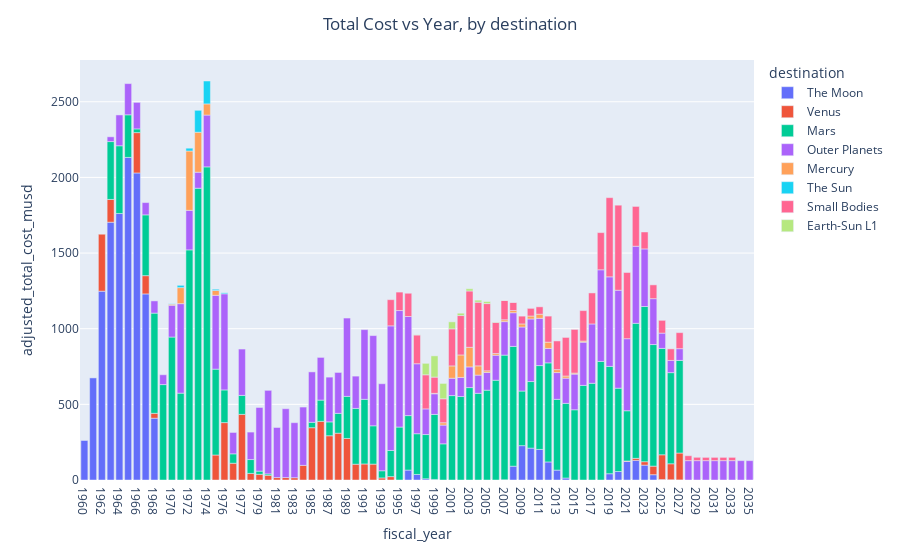

Source (notebook cell):
### Markdown cell above
### Instructions


- Draw a bar plot of total cost vs. year, colored by destination.
- Write down your interpretation of the plot.

### Code cell
# Draw a bar plot of total cost vs. year, colored by destination
fig = px.bar(total_cost_by_date_and_destination, x="fiscal_year", y="adjusted_total_cost_musd", color="destination")
fig.update_layout(xaxis={"categoryorder": "category ascending"})
fig.update_layout(title="Total Cost vs Year, by destination", title_x = 0.5)
fig.show()

### Figure 1 — Plotly figure (JSON) as saved in the notebook; plotly's stock layout.template omitted (floating-point values rounded to 4 significant figures)
{"data": [{"alignmentgroup": "True", "hovertemplate": "destination=The Moon<br>fiscal_year=%{x}<br>adjusted_total_cost_musd=%{y}<extra></extra>", "legendgroup": "The Moon", "marker": {"color": "#636efa", "pattern": {"shape": ""}}, "name": "The Moon", "offsetgroup": "The Moon", "orientation": "v", "showlegend": true, "textposition": "auto", "x": ["1960", "1961", "1962", "1963", "1964", "1965", "1966", "1967", "1968", "1996", "1997", "1998", "1999", "2007", "2008", "2009", "2010", "2011", "2012", "2013", "2014", "2019", "2020", "2021", "2022", "2023", "2024", "2025", "2026", "2027"], "xaxis": "x", "y": [261.1, 674.8, 1248.0, 1704.0, 1761.0, 2132.0, 2029.0, 1230.0, 408.5, 65.59, 36.63, 8.15, 3.725, 1.571, 91.26, 227.0, 210.7, 202.2, 119.3, 65.39, 13.24, 41.49, 56.16, 122.3, 129.7, 98.2, 35, 3.4, 1.8, 0.8], "yaxis": "y", "type": "bar"}, {"alignmentgroup": "True", "hovertemplate": "destination=Venus<br>fiscal_year=%{x}<br>adjusted_total_cost_musd=%{y}<extra></extra>", "legendgroup": "Venus", "marker": {"color": "#EF553B", "pattern": {"shape": ""}}, "name": "Venus", "offsetgroup": "Venus", "orientation": "v", "showlegend": true, "textposition": "auto", "x": ["1962", "1963", "1966", "1967", "1968", "1975", "1976", "1976TQ", "1977", "1978", "1979", "1980", "1981", "1982", "1983", "1984", "1985", "1986", "1987", "1988", "1989", "1990", "1991", "1992", "1993", "1994", "2021", "2022", "2023", "2024", "2025", "2026", "2027"], "xaxis": "x", "y": [376.3, 150.5, 266.8, 120.7, 32.3, 165.2, 379.4, 110.8, 433.8, 43.54, 37.63, 31.16, 16.13, 16.12, 15.15, 96.68, 345.7, 387.8, 292.5, 309.5, 274.6, 104.5, 106.0, 105.1, 13.68, 22.37, 3.5, 13.5, 22.8, 56.7, 163.3, 105.5, 177.5], "yaxis": "y", "type": "bar"}, {"alignmentgroup": "True", "hovertemplate": "destination=Mars<br>fiscal_year=%{x}<br>adjusted_total_cost_musd=%{y}<extra></extra>", "legendgroup": "Mars", "marker": {"color": "#00cc96", "pattern": {"shape": ""}}, "name": "Mars", "offsetgroup": "Mars", "orientation": "v", "showlegend": true, "textposition": "auto", "x": ["1963", "1964", "1965", "1966", "1967", "1968", "1969", "1970", "1971", "1972", "1973", "1974", "1975", "1976", "1976TQ", "1977", "1978", "1979", "1980", "1985", "1986", "1987", "1988", "1989", "1990", "1991", "1992", "1993", "1994", "1995", "1996", "1997", "1998", "1999", "2000", "2001", "2002", "2003", "2004", "2005", "2006", "2007", "2008", "2009", "2010", "2011", "2012", "2013", "2014", "2015", "2016", "2017", "2018", "2019", "2020", "2021", "2022", "2023", "2024", "2025", "2026", "2027"], "xaxis": "x", "y": [382.5, 447.9, 281.7, 24.52, 401.8, 662.3, 630.7, 944.7, 574.0, 1521.0, 1928.0, 2070.0, 567.5, 215.9, 62.12, 125.3, 91.56, 20.91, 9.254, 35.67, 140.4, 91.61, 131.0, 278.3, 368.6, 427.2, 253.3, 47.48, 172.7, 350.0, 360.0, 269.2, 292.4, 429.7, 239.0, 558.0, 551.7, 610.7, 573.1, 593.7, 659.4, 823.9, 791.6, 361.0, 439.9, 554.1, 654.9, 467.8, 493.4, 464.2, 625.3, 639.4, 783.8, 709.3, 550.6, 331.9, 892.3, 1026.0, 803.6, 703, 602.4, 612.1], "yaxis": "y", "type": "bar"}, {"alignmentgroup": "True", "hovertemplate": "destination=Outer Planets<br>fiscal_year=%{x}<br>adjusted_total_cost_musd=%{y}<extra></extra>", "legendgroup": "Outer Planets", "marker": {"color": "#ab63fa", "pattern": {"shape": ""}}, "name": "Outer Planets", "offsetgroup": "Outer Planets", "orientation": "v", "showlegend": true, "textposition": "auto", "x": ["1963", "1964", "1965", "1966", "1967", "1968", "1969", "1970", "1971", "1972", "1973", "1974", "1975", "1976", "1976TQ", "1977", "1978", "1979", "1980", "1981", "1982", "1983", "1984", "1985", "1986", "1987", "1988", "1989", "1990", "1991", "1992", "1993", "1994", "1995", "1996", "1997", "1998", "1999", "2000", "2001", "2002", "2003", "2004", "2005", "2006", "2007", "2008", "2009", "2010", "2011", "2012", "2013", "2014", "2015", "2016", "2017", "2018", "2019", "2020", "2021", "2022", "2023", "2024", "2025", "2026", "2027", "2028", "2029", "2030", "2031", "2032", "2033", "2034", "2035"], "xaxis": "x", "y": [31.44, 203.7, 206.2, 175.4, 81.27, 80.74, 64.98, 210.2, 591.6, 261.3, 106.0, 342.5, 488.0, 635.3, 141.3, 306.3, 181.7, 420.9, 552.2, 331.0, 455.0, 363.7, 385.4, 333.2, 282.1, 295.8, 270.4, 517.6, 213.5, 460.9, 596.1, 575.2, 823.8, 770.1, 655.0, 462.6, 169.4, 136.5, 124.0, 114.8, 126.1, 136.8, 120.2, 117.3, 165.3, 221.3, 222.8, 423.3, 413.8, 312.3, 95.28, 176.9, 166.5, 235.8, 285.6, 392.0, 605.6, 592.0, 647.7, 476.3, 509.7, 380.6, 303.3, 101.2, 80.6, 77.7, 128.1, 128.1, 128.1, 128.1, 128.1, 128.1, 128.1, 128.1], "yaxis": "y", "type": "bar"}, {"alignmentgroup": "True", "hovertemplate": "destination=Mercury<br>fiscal_year=%{x}<br>adjusted_total_cost_musd=%{y}<extra></extra>", "legendgroup": "Mercury", "marker": {"color": "#FFA15A", "pattern": {"shape": ""}}, "name": "Mercury", "offsetgroup": "Mercury", "orientation": "v", "showlegend": true, "textposition": "auto", "x": ["1970", "1971", "1972", "1973", "1974", "1975", "1999", "2000", "2001", "2002", "2003", "2004", "2005", "2006", "2007", "2008", "2009", "2010", "2011", "2012", "2013", "2014", "2015", "2016"], "xaxis": "x", "y": [7.566, 106.0, 392.1, 264.1, 73.76, 31.73, 2.878, 15.62, 81.33, 148.7, 129.6, 61.12, 10.8, 11.14, 12.3, 14.54, 20.21, 19.32, 27.33, 41.57, 19.49, 14.04, 6.768, 7.568], "yaxis": "y", "type": "bar"}, {"alignmentgroup": "True", "hovertemplate": "destination=The Sun<br>fiscal_year=%{x}<br>adjusted_total_cost_musd=%{y}<extra></extra>", "legendgroup": "The Sun", "marker": {"color": "#19d3f3", "pattern": {"shape": ""}}, "name": "The Sun", "offsetgroup": "The Sun", "orientation": "v", "showlegend": true, "textposition": "auto", "x": ["1970", "1971", "1972", "1973", "1974", "1975", "1976"], "xaxis": "x", "y": [2.522, 15.03, 18.71, 144.9, 151.4, 8.344, 6.56], "yaxis": "y", "type": "bar"}, {"alignmentgroup": "True", "hovertemplate": "destination=Small Bodies<br>fiscal_year=%{x}<br>adjusted_total_cost_musd=%{y}<extra></extra>", "legendgroup": "Small Bodies", "marker": {"color": "#FF6692", "pattern": {"shape": ""}}, "name": "Small Bodies", "offsetgroup": "Small Bodies", "orientation": "v", "showlegend": true, "textposition": "auto", "x": ["1994", "1995", "1996", "1997", "1998", "1999", "2000", "2001", "2002", "2003", "2004", "2005", "2006", "2007", "2008", "2009", "2010", "2011", "2012", "2013", "2014", "2015", "2016", "2017", "2018", "2019", "2020", "2021", "2022", "2023", "2024", "2025", "2026", "2027", "2028", "2029", "2030", "2031", "2032", "2033"], "xaxis": "x", "y": [172.9, 122.0, 153.7, 190.4, 225.4, 107.3, 158.3, 244.9, 260.4, 372.3, 420.8, 444.3, 206.2, 127.6, 54.32, 51.55, 50.75, 48.76, 172.2, 189.5, 255.2, 288.5, 201.2, 205.1, 245.7, 523.4, 562.0, 437.6, 263, 112.0, 91.2, 84.4, 76.4, 105.9, 32.48, 22.0, 21.47, 21.56, 21.54, 21.54], "yaxis": "y", "type": "bar"}, {"alignmentgroup": "True", "hovertemplate": "destination=Earth-Sun L1<br>fiscal_year=%{x}<br>adjusted_total_cost_musd=%{y}<extra></extra>", "legendgroup": "Earth-Sun L1", "marker": {"color": "#B6E880", "pattern": {"shape": ""}}, "name": "Earth-Sun L1", "offsetgroup": "Earth-Sun L1", "orientation": "v", "showlegend": true, "textposition": "auto", "x": ["1997", "1998", "1999", "2000", "2001", "2002", "2003", "2004", "2005", "2006", "2007", "2008"], "xaxis": "x", "y": [1.422, 75.78, 140.3, 101.4, 46.47, 15.58, 14.95, 13.44, 13.6, 2.582, 1.44, 0.2528], "yaxis": "y", "type": "bar"}], "layout": {"xaxis": {"anchor": "y", "domain": [0, 1], "title": {"text": "fiscal_year"}, "categoryorder": "category ascending"}, "yaxis": {"anchor": "x", "domain": [0, 1], "title": {"text": "adjusted_total_cost_musd"}}, "legend": {"title": {"text": "destination"}, "tracegroupgap": 0}, "margin": {"t": 60}, "barmode": "relative", "title": {"text": "Total Cost vs Year, by destination", "x": 0.5}}}
